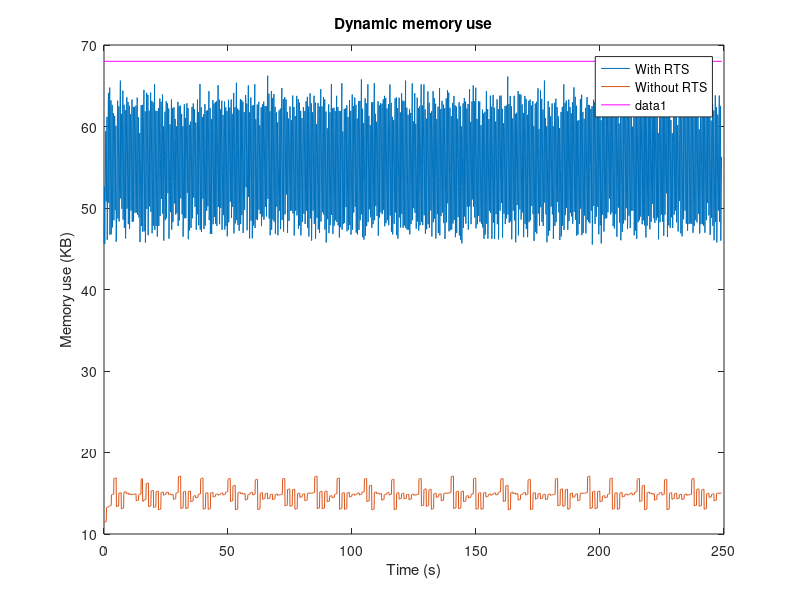

Reproduce this figure in MATLAB.
figure('Name', 'dynamic_memory_use_first')
hold off
file1 = fopen('mem_stm_nonopt.txt', 'r');
file2 = fopen('mem_nostm_nonopt.txt', 'r');
data1 = fscanf(file1, '%f');
data2 = fscanf(file2, '%f');

dt = 0.1;
t = [0:2490]*dt;

data1 = data1(1:length(t));
data2 = data2(1:length(t));

plot(t, data1, t, data2)
title('Dynamic memory use')
legend('With RTS', 'Without RTS')
xlabel('Time (s)'), ylabel('Memory use (KB)')
line([0 length(t)*dt], [68, 68], 'Color', 'm')

fclose(file1);
fclose(file2);

% values: task_size: 500, no_measurements = 10, task_repeats = 20, run_time
% = 300000ms

avg_stm_nonopt = mean(data1);
avg_nostm = mean(data2);
averages = [avg_stm_nonopt, avg_nostm]

[max_stm_nonopt, i_stm_nonopt] = max(data1);
[max_nostm, i_nostm] = max(data2);

maxes = [max_stm_nonopt, max_nostm]

index_stm_nonopt = i_stm_nonopt*dt;
index_nostm = i_nostm*dt;
indices = [index_stm_nonopt, index_nostm]